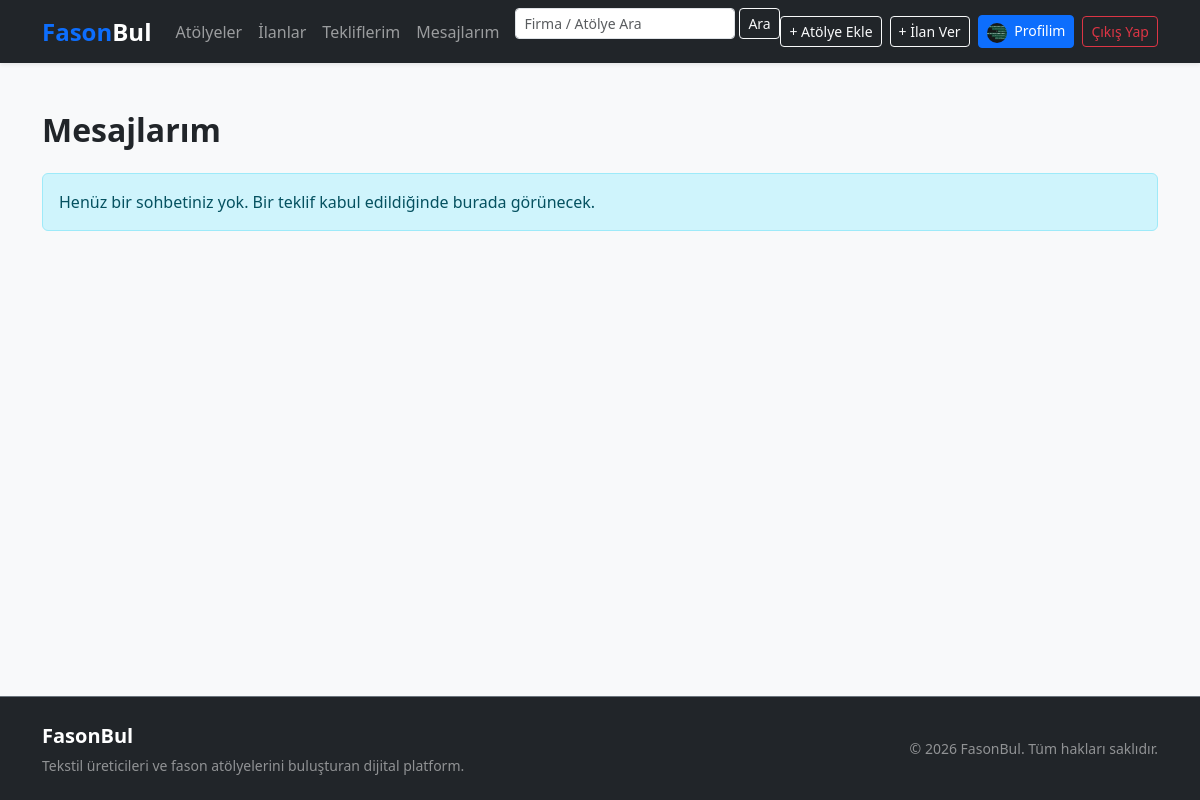
Before: /mesajlar/ (signed in) with the older database file.
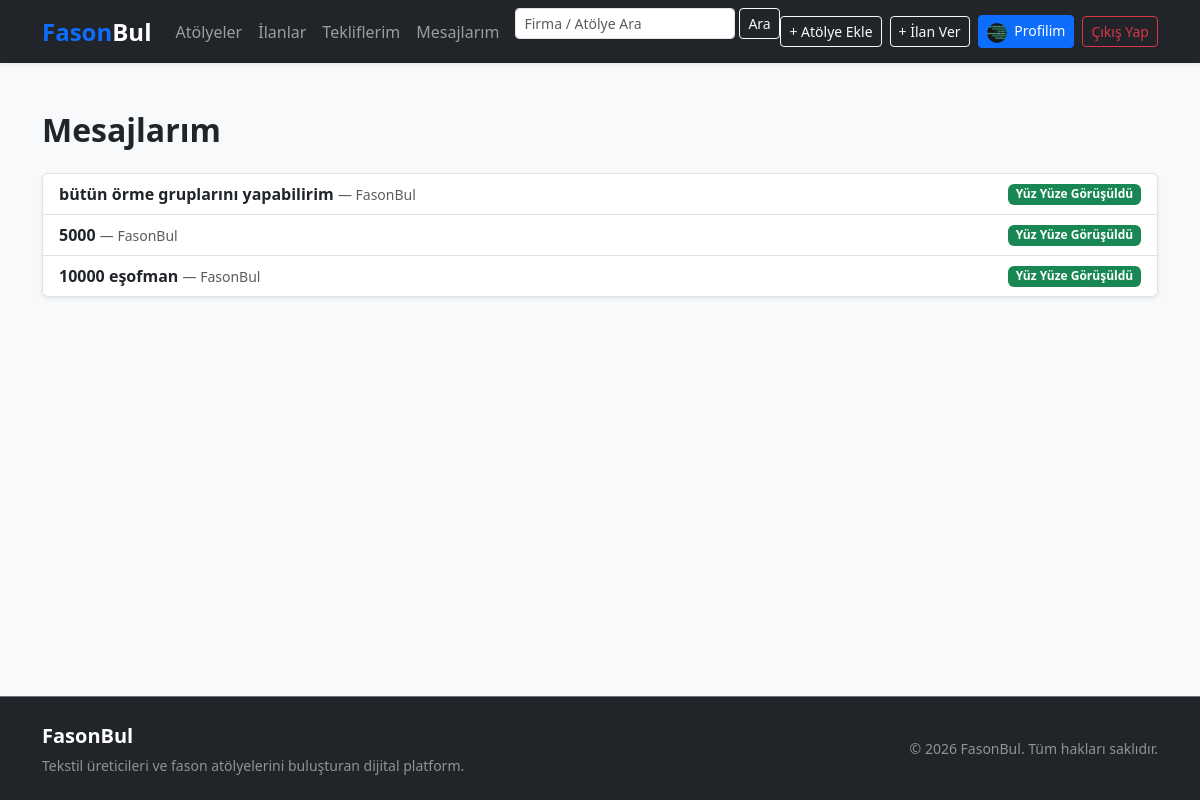
After: the same page with the newer database file.
### apps/chat/models.py (models this page shows, shortened)
class Conversation(models.Model):
    proposal = models.OneToOneField(Proposal, on_delete=models.CASCADE, related_name='conversation', verbose_name="Teklif")
    owner_confirmed_meeting = models.BooleanField(default=False, verbose_name="İlan Sahibi Yüz Yüze Görüşme Onayı")
    bidder_confirmed_meeting = models.BooleanField(default=False, verbose_name="Teklif Verenin Yüz Yüze Görüşme Onayı")
    meeting_confirmed_at = models.DateTimeField(blank=True, null=True, verbose_name="Görüşme Onay Tarihi")
    created_at = models.DateTimeField(auto_now_add=True, verbose_name="Oluşturulma Tarihi")
    class Meta:
        verbose_name = "Sohbet"
        verbose_name_plural = "Sohbetler"
        ordering = ['-created_at']
    @property
    def is_meeting_confirmed(self):
        return self.owner_confirmed_meeting and self.bidder_confirmed_meeting
    def other_participant(self, user):
        if user == self.proposal.advert.owner:
            return self.proposal.bidder
        return self.proposal.advert.owner

### apps/fason_advert/models.py (models this page shows, shortened)
class Proposal(models.Model):
    objects = None
    class Status(models.TextChoices):
        PENDING = 'PENDING', 'Görüşülüyor'
        ACCEPTED = 'ACCEPTED', 'Kabul Edildi'
        REJECTED = 'REJECTED', 'Reddedildi'
        WITHDRAWN = 'WITHDRAWN', 'Geri Çekildi'
    advert = models.ForeignKey(Advert, on_delete=models.CASCADE, related_name='proposals', verbose_name="İlan")
    bidder = models.ForeignKey(User, on_delete=models.CASCADE, related_name='sent_proposals', verbose_name="Teklif Veren (Atölye)")
    status = models.CharField(max_length=10, choices=Status.choices, default=Status.PENDING, verbose_name="Durum")
    awaiting_response_from = models.ForeignKey(
        User, on_delete=models.CASCADE, related_name='+',
        verbose_name="Sırası Kimde"
    )
    created_at = models.DateTimeField(auto_now_add=True, verbose_name="Başlama Tarihi")
    responded_at = models.DateTimeField(blank=True, null=True, verbose_name="Sonuçlanma Tarihi")
    class Meta:
        verbose_name = "Teklif"
        verbose_name_plural = "Teklifler"
        unique_together = ('advert', 'bidder')
        ordering = ['-created_at']

class Advert(models.Model):
    objects = None
    ADVERT_TYPES = (
        ('capacity', 'Atölye Kapasite İlanı (İş Arıyor)'),
        ('job', 'Fason İşi Veren İlanı (Atölye Arıyor)'),
    )
    owner = models.ForeignKey(User, on_delete=models.CASCADE, related_name="adverts", verbose_name="İlan Sahibi")
    category = models.ForeignKey(AdvertCategory, on_delete=models.CASCADE, related_name="adverts", verbose_name="Kategori")
    title = models.CharField(max_length=200, verbose_name="İlan Başlığı")
    slug = models.SlugField(unique=True, blank=True, verbose_name="Slug")
    advert_type = models.CharField(max_length=20, choices=ADVERT_TYPES, default='job', verbose_name="İlan Tipi")
    description = models.TextField(verbose_name="Açıklama")
    city = models.CharField(max_length=50, verbose_name="Şehir")
    district = models.CharField(max_length=50, verbose_name="İlçe")
    quantity = models.PositiveIntegerField(blank=True, null=True, verbose_name="Adet / Kapasite")
    price = models.DecimalField(max_length=10, decimal_places=2, max_digits=10, blank=True, null=True, verbose_name="Birim Fiyat (TL)")
    image = models.ImageField(upload_to="adverts/", blank=True, null=True, verbose_name="Görsel")
    is_active = models.BooleanField(default=True, verbose_name="Aktif mi?")
    created_at = models.DateTimeField(auto_now_add=True, verbose_name="Oluşturulma Tarihi")
    updated_at = models.DateTimeField(auto_now=True, verbose_name="Güncellenme Tarihi")
    class Meta:
        ordering = ['-created_at']
        verbose_name = "Fason İlanı"
        verbose_name_plural = "Fason İlanları"

### apps/accounts/models.py (models this page shows, shortened)
class User(AbstractUser):
    class Role(models.TextChoices):
        CUSTOMER = 'CUSTOMER', 'İlan Veren / Müşteri'
        WORKSHOP = 'WORKSHOP', 'Atölye Sahibi / Üretici'
        ADMIN = 'ADMIN', 'Yönetici'
    role = models.CharField(
        max_length=20,
        choices=Role.choices,
        default=Role.CUSTOMER,
        verbose_name="Kullanıcı Rolü",
    )
    phone = models.CharField(max_length=20, blank=True, null=True, verbose_name="Telefon Numarası")
    city = models.CharField(max_length=50, blank=True, null=True, verbose_name="Şehir")
    avatar = models.ImageField(upload_to="avatars/", blank=True, null=True, verbose_name="Profil Fotoğrafı")
    class Meta:
        verbose_name = "Kullanıcı"
        verbose_name_plural = "Kullanıcılar"

class Profile(models.Model):
    user = models.OneToOneField(User, on_delete=models.CASCADE, related_name="profile", verbose_name="Kullanıcı")
    company_name = models.CharField(max_length=200, blank=True, null=True, verbose_name="Firma / Atölye Adı")
    tax_number = models.CharField(max_length=20, blank=True, null=True, verbose_name="Vergi Numarası (opsiyonel)")
    address = models.CharField(max_length=255, blank=True, null=True, verbose_name="Saha / Atölye Adresi")
    description = models.TextField(blank=True, null=True, verbose_name="Firma / Atölye Açıklaması")
    is_verified = models.BooleanField(default=False, verbose_name="Doğrulanmış (Vergi Levhalı) Rozet")
    verified_at = models.DateTimeField(blank=True, null=True, verbose_name="Doğrulama Tarihi")
    avg_workmanship = models.DecimalField(max_digits=3, decimal_places=2, default=0, verbose_name="Ort. İşçilik Kalitesi")
    avg_timeliness = models.DecimalField(max_digits=3, decimal_places=2, default=0, verbose_name="Ort. Zamanında Teslimat")
    avg_payment_discipline = models.DecimalField(max_digits=3, decimal_places=2, default=0, verbose_name="Ort. Ödeme Disiplini")
    avg_defect_rate_score = models.DecimalField(max_digits=3, decimal_places=2, default=0, verbose_name="Ort. Sakat/Fire Memnuniyeti")
    review_count = models.PositiveIntegerField(default=0, verbose_name="Değerlendirme Sayısı")
    class Meta:
        verbose_name = "Profil"
        verbose_name_plural = "Profiller"

### apps/chat/views.py (the view)
# urls.py: path('', views.inbox_view, name='inbox'),
@login_required
def inbox_view(request):
    conversations = list(
        Conversation.objects.filter(
            Q(proposal__advert__owner=request.user) | Q(proposal__bidder=request.user)
        ).select_related('proposal', 'proposal__advert', 'proposal__bidder', 'proposal__advert__owner')
    )
    for conv in conversations:
        conv.other_user = conv.other_participant(request.user)
    context = {'conversations': conversations}
    return render(request, 'chat/inbox.html', context)

### templates/chat/inbox.html (shortened to what this page needs)
{% extends 'base.html' %}
{% block content %}
<div class="container my-5">
    <h2 class="fw-bold mb-4">Mesajlarım</h2>
    {% if conversations %}
        <div class="list-group shadow-sm">
            {% for conv in conversations %}
            <a href="{% url 'chat:conversation_detail' conv.pk %}" class="list-group-item list-group-item-action d-flex justify-content-between align-items-center">
                <span>
                    <strong>{{ conv.proposal.advert.title }}</strong>
                    <span class="text-muted small">— {{ conv.other_user.profile.company_name|default:conv.other_user.username }}</span>
                </span>
                {% if conv.is_meeting_confirmed %}
                <span class="badge bg-success">Yüz Yüze Görüşüldü</span>
                {% endif %}
            </a>
            {% endfor %}
        </div>
    {% else %}
        <div class="alert alert-info">Henüz bir sohbetiniz yok. Bir teklif kabul edildiğinde burada görünecek.</div>
    {% endif %}
</div>
{% endblock %}

Changed rows visible on the page:
added Conversation: proposal.advert "bütün örme gruplarını yapabilirim", other_user.profile.company_name "FasonBul", owner_confirmed_meeting "Yüz Yüze Görüşüldü"
added Conversation: proposal.advert "5000", other_user.profile.company_name "FasonBul", owner_confirmed_meeting "Yüz Yüze Görüşüldü"
added Conversation: proposal.advert "10000 eşofman", other_user.profile.company_name "FasonBul", owner_confirmed_meeting "Yüz Yüze Görüşüldü"
Other visible differences:
text no longer shown: "Henüz bir sohbetiniz yok. Bir teklif kabul edildiğinde burada görünecek."
